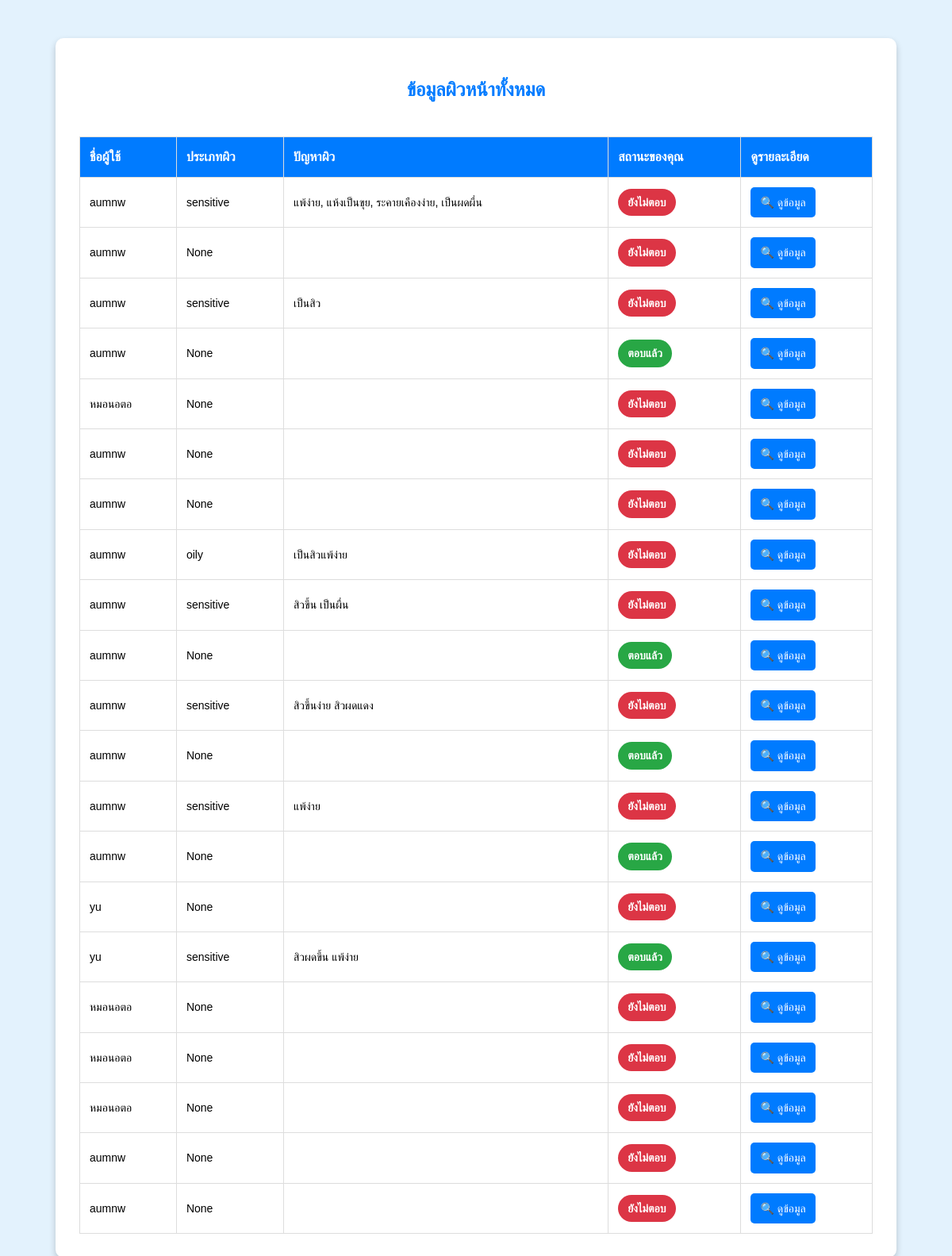
Page /expert-view/ (signed in) on the earlier database version.
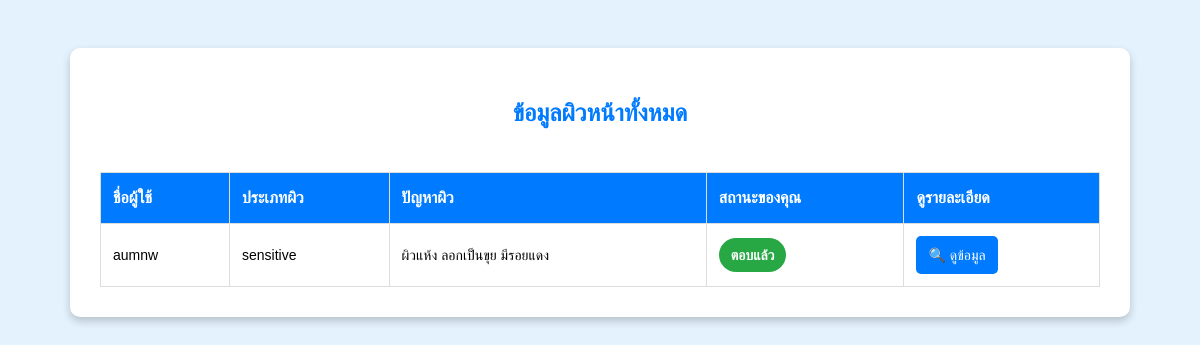
Same page on the later database version.
### accounts/models.py (models this page shows, shortened)
class SkinData(models.Model):
    user = models.ForeignKey(User, on_delete=models.CASCADE, related_name="skin_data")
    skin_type = models.CharField(max_length=50, blank=True, null=True)
    concern = models.TextField(blank=True, null=True)
    allergy_history = models.TextField(blank=True, null=True)
    current_products = models.TextField(blank=True, null=True)
    skincare_goal = models.TextField(blank=True, null=True)
    submitted_at = models.DateTimeField(auto_now_add=True)

### accounts/views.py (the view)
# urls.py: path('expert-view/', views.expert_view, name='expert_view'),
@login_required
@user_passes_test(is_expert)  # อนุญาตเฉพาะผู้เชี่ยวชาญ
def expert_view(request):
    skin_data_list = SkinData.objects.all()  # ดึงข้อมูลผิวหน้าทั้งหมด
    current_expert = request.user  # ดึง Expert ที่ล็อกอินอยู่
    skin_data_with_status = []
    for skin_data in skin_data_list:
        has_response = ExpertResponse.objects.filter(skin_data=skin_data, expert=current_expert).exists()
        status = "ตอบแล้ว" if has_response else "ยังไม่ตอบ"
        skin_data_with_status.append({
            'data': skin_data,
            'status': status
        })
    return render(request, 'expert_view.html', {
        'skin_data_with_status': skin_data_with_status
    })

### accounts/views.py (called while the page is built)
def is_expert(user):
    return user.groups.filter(name='Expert').exists()

### templates/expert_view.html (shortened to what this page needs)
<!DOCTYPE html>
<html lang="th">
<head>
</head>
<body>
    <div class="container">
        <h1>ข้อมูลผิวหน้าทั้งหมด</h1>
        <div class="table-container">
            <table class="table">
                <thead>
                    <tr>
                        <th>ชื่อผู้ใช้</th>
                        <th>ประเภทผิว</th>
                        <th>ปัญหาผิว</th>
                        <th>สถานะของคุณ</th>
                        <th>ดูรายละเอียด</th>
                    </tr>
                </thead>
                <tbody>
                    {% for skin_data_entry in skin_data_with_status %}
                    <tr>
                        <td>{{ skin_data_entry.data.user.username }}</td>
                        <td>{{ skin_data_entry.data.skin_type }}</td>
                        <td>{{ skin_data_entry.data.concern }}</td>
                        <td>
                            <span class="status-badge {% if skin_data_entry.status == 'ตอบแล้ว' %}status-green{% else %}status-red{% endif %}">
                                {{ skin_data_entry.status }}
                            </span>
                        </td>
                        <td><a href="{% url 'expert_view_detail' skin_data_entry.data.id %}" class="btn">🔍 ดูข้อมูล</a></td>
                    </tr>
                    {% empty %}
                    <tr>
                        <td colspan="5" class="text-center">
                            <span class="status-badge status-red">ยังไม่มีข้อมูล</span>
                        </td>
                    </tr>
                    {% endfor %}
                </tbody>
            </table>
        </div>
    </div>
</body>
</html>

Differences in the rows shown:
removed SkinData: data.user.username "aumnw", data.skin_type "sensitive", data.concern "แพ้ง่าย, แห้งเป็นขุย, ระคายเคืองง่าย, เป็นผดผื่น", status "ยังไม่ตอบ"
removed SkinData: data.user.username "aumnw", data.skin_type "None", status "ยังไม่ตอบ"
removed SkinData: data.user.username "aumnw", data.skin_type "sensitive", data.concern "เป็นสิว", status "ยังไม่ตอบ"
removed SkinData: data.user.username "aumnw", data.skin_type "None", status "ตอบแล้ว"
removed SkinData: data.user.username "หมอนอตอ", data.skin_type "None", status "ยังไม่ตอบ"
removed SkinData: data.user.username "aumnw", data.skin_type "None", status "ยังไม่ตอบ"
removed SkinData: data.user.username "aumnw", data.skin_type "None", status "ยังไม่ตอบ"
removed SkinData: data.user.username "aumnw", data.skin_type "oily", data.concern "เป็นสิวแพ้ง่าย", status "ยังไม่ตอบ"
removed SkinData: data.user.username "aumnw", data.skin_type "sensitive", data.concern "สิวขึ้น เป็นผื่น", status "ยังไม่ตอบ"
removed SkinData: data.user.username "aumnw", data.skin_type "None", status "ตอบแล้ว"
removed SkinData: data.user.username "aumnw", data.skin_type "sensitive", data.concern "สิวขึ้นง่าย สิวผดแดง", status "ยังไม่ตอบ"
removed SkinData: data.user.username "aumnw", data.skin_type "None", status "ตอบแล้ว"
removed SkinData: data.user.username "aumnw", data.skin_type "sensitive", data.concern "แพ้ง่าย", status "ยังไม่ตอบ"
removed SkinData: data.user.username "aumnw", data.skin_type "None", status "ตอบแล้ว"
removed SkinData: data.user.username "yu", data.skin_type "None", status "ยังไม่ตอบ"
removed SkinData: data.user.username "yu", data.skin_type "sensitive", data.concern "สิวผดขึ้น แพ้ง่าย", status "ตอบแล้ว"
removed SkinData: data.user.username "หมอนอตอ", data.skin_type "None", status "ยังไม่ตอบ"
removed SkinData: data.user.username "หมอนอตอ", data.skin_type "None", status "ยังไม่ตอบ"
removed SkinData: data.user.username "หมอนอตอ", data.skin_type "None", status "ยังไม่ตอบ"
removed SkinData: data.user.username "aumnw", data.skin_type "None", status "ยังไม่ตอบ"
removed SkinData: data.user.username "aumnw", data.skin_type "None", status "ยังไม่ตอบ"
added SkinData: data.user.username "aumnw", data.skin_type "sensitive", data.concern "ผิวแห้ง ลอกเป็นขุย มีรอยแดง", status "ตอบแล้ว"
